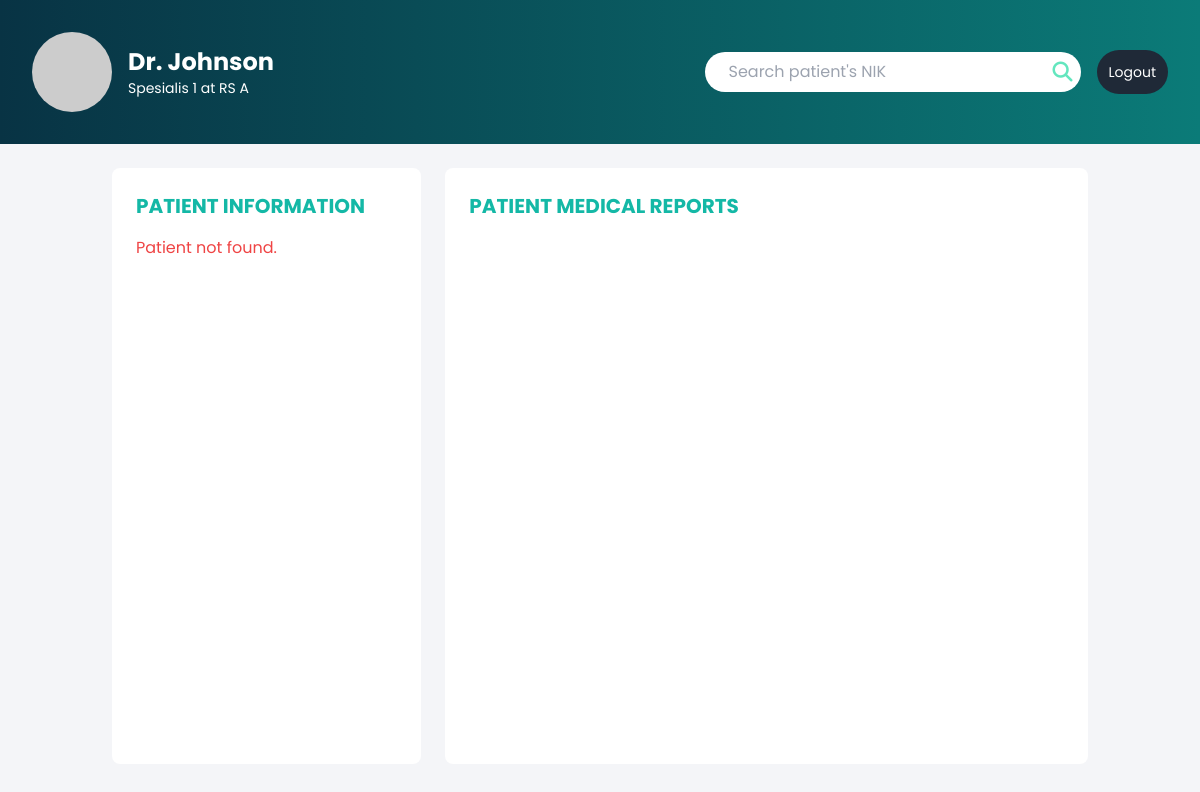
/dokterdashboard.php?login=success (signed in), run on the app's committed database.
### tables this page shows
create table tenaga_medis
		(
			id     int,
			tenagamedis_id INT primary key,
			rumahsakit_id INT,
			password varchar(100) not null,
			email    varchar(100) not null,
			usertype varchar(20)  null,
			nama_tenagamedis varchar(100) not null,
			spesialisasi    varchar(100) not null,
			jenis_Kelamin varchar(100) not null,
			no_telepon_tenagamedis varchar(100) not null,
			FOREIGN KEY (rumahsakit_id) REFERENCES rumah_sakit(rumahsakit_id)
		);

CREATE TABLE Rumah_Sakit (
			rumahsakit_id INT PRIMARY KEY,
			nama_rumahsakit VARCHAR(100),
			alamat VARCHAR(255),
			no_telepon VARCHAR(15),
			kota VARCHAR(100)
		);

### dokterdashboard.php (the view, shortened to what this page needs)
<?php
include_once 'includes/dbhinc.php';
$tenagamedis_id = $_SESSION["tenagamedis_id"];
$query = $pdo->prepare("
  SELECT tm.*, rs.nama_rumahsakit
  FROM tenaga_medis tm
  INNER JOIN rumah_sakit rs ON tm.rumahsakit_id = rs.rumahsakit_id
  WHERE tm.tenagamedis_id = :tenagamedis_id
");
$query->execute(['tenagamedis_id' => $tenagamedis_id]);
$dokter = $query->fetch(PDO::FETCH_ASSOC);
$patient = null;
?>
<!DOCTYPE html>
<html lang="en">
<head>
  <link rel="stylesheet" href="dokter/style.css" />
  <script src="https://cdn.tailwindcss.com"></script>
  <link rel="stylesheet" href="https://cdnjs.cloudflare.com/ajax/libs/font-awesome/6.4.0/css/all.min.css" />
</head>
<body class="bg-[#f4f5f8] h-[100vh]">
  <div class="gradient-bg p-8 flex justify-between items-center text-white">
    <div class="flex items-center">
      <div>
        <img src="https://via.placeholder.com/100" alt="Profile Picture" class="rounded-full text-white h-20 w-20 flex items-center justify-center mr-4" />
      </div>
      <div class="dokter-info">
        <span class="text-2xl font-bold"><?php echo htmlspecialchars($dokter['nama_tenagamedis']); ?></span>
        <p class="text-sm">
          <?php echo htmlspecialchars($dokter['spesialisasi']); ?> <span>at</span> <?php echo htmlspecialchars($dokter['nama_rumahsakit']); ?>
        </p>
      </div>
    </div>
    <div class="flex items-center">
      <form id="search-form" method="POST" class="flex items-center">
        <input type="text" id="search-nik" name="nik" placeholder="Search patient's NIK" class="py-2 rounded-l-full bg-white text-gray-900 outline-none pl-6" />
        <button type="submit" class="p-2 bg-white rounded-r-full text-white">
          <i class="fas fa-search fa-lg" style="color: #63e6be"></i>
        </button>
      </form>
      <form action="includes/logoutinc.php">
        <button class="ml-4 p-3 bg-gray-800 rounded-full text-white text-sm">
          Logout
        </button>
      </form>
    </div>
  </div>
  <div class=" container mx-auto mt-6 grid grid-cols-1 lg:grid-cols-3 gap-6 px-6">
    <div class="bg-white rounded-lg p-6">
      <h3 class="text-xl font-bold mb-4 text-teal-500">PATIENT INFORMATION</h3>
      <?php if ($patient) : ?>
        <div class="text-cyan-950">
          <div class="mb-4">
            <h2 class="text-2xl font-semibold text-cyan-950"><?php echo htmlspecialchars($patient['nama_pasien']); ?></h2>
            <p class="text-sm text-gray-500">AGE: <?php echo htmlspecialchars($patient['Usia']); ?></p>
          </div>
          <div class="grid grid-cols-2 gap-2">
            <div class="font-semibold">NIK:</div>
            <div class="text-gray-500"><?php echo htmlspecialchars($patient['NIK']); ?></div>
            <div class="font-semibold">Gender:</div>
            <div class="text-gray-500"><?php echo htmlspecialchars($patient['jenis_kelamin']); ?></div>
            <div class="font-semibold">Address:</div>
            <div class="text-gray-500"><?php echo htmlspecialchars($patient['alamat']); ?></div>
            <div class="font-semibold">Blood Type:</div>
            <div class="text-gray-500">O+</div>
            <div class="font-semibold">Allergies:</div>
            <div class="text-gray-500">Peanuts</div>
            <div class="font-semibold">Height:</div>
            <div class="text-gray-500">173 cm</div>
            <div class="font-semibold">Weight:</div>
            <div class="text-gray-500">90 kg</div>
            <div class="font-semibold">Email:</div>
            <div class="text-gray-500"><?php echo htmlspecialchars($patient['email']); ?></div>
            <div class="font-semibold">Last Check Up:</div>
          </div>
        </div>
      <?php else : ?>
        <p class="text-red-500">Patient not found.</p>
      <?php endif; ?>
    </div>
    <div class=" bg-white rounded-lg p-4 col-span-2 ">
      <h3 class="text-xl mb-4 font-bold p-2 text-teal-500">
        PATIENT MEDICAL REPORTS
      </h3>
      <div class="overflow-y-scroll h-[63vh] custom-scrollbar px-2 ">
      </div>
    </div>
  </div>
</body>
</html>

### dokter/style.css (style rules this page uses)
body { font-family: "Poppins", sans-serif; background-color: #f7f7f7; overflow: hidden; margin: 0; height: 100%; }
.gradient-bg { background: linear-gradient(to right, #083344, #0b7b78); }

### data on the page
tenaga_medis: nama_tenagamedis "Dr. Johnson", spesialisasi "Spesialis 1", rumahsakit.nama_rumahsakit "RS A"
